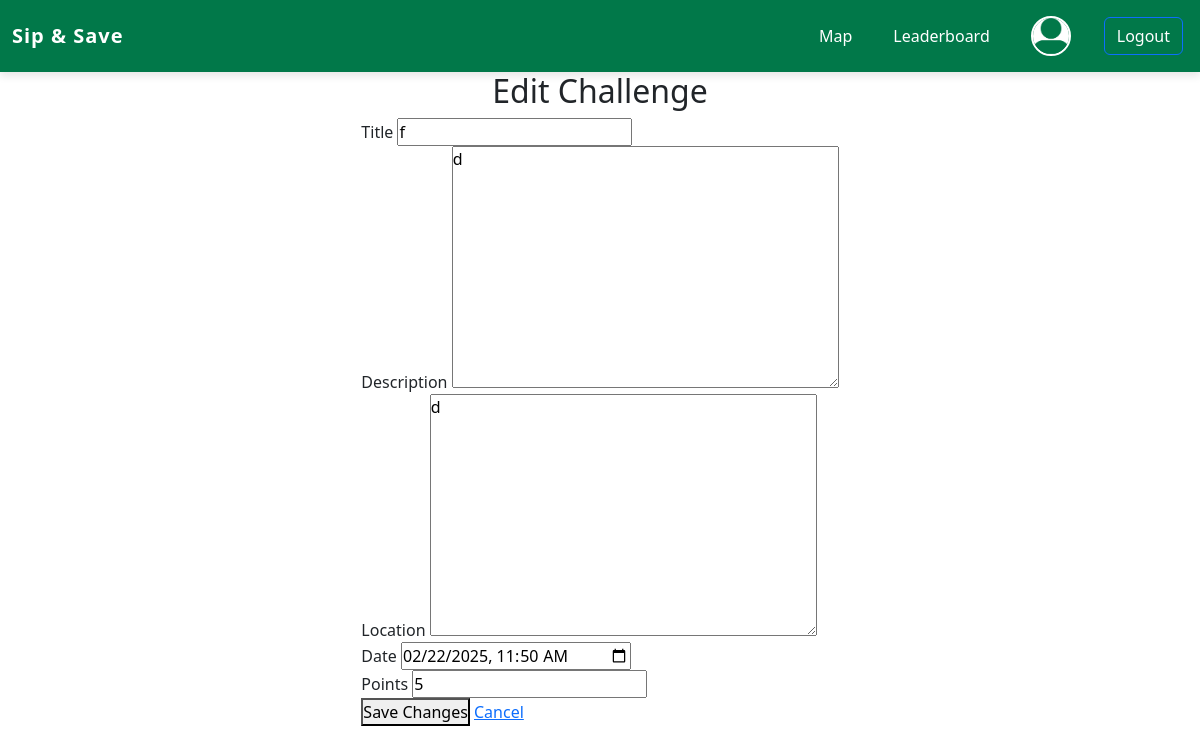
Page /envapp/edit_challenge/1/ (signed in) on the committed database.
### envapp/models.py (models this page shows, shortened)
class Challenge(models.Model):
    title = models.CharField(max_length=200)  # Challenge title
    description = models.TextField()  # Challenge details
    location = models.TextField()
    challenge_date = models.DateTimeField()
    points_reward = models.IntegerField(default=0)
    created_at = models.DateTimeField(
        auto_now_add=True)  # Timestamp when created

### envapp/views.py (the view)
# urls.py: path('edit_challenge/<int:challenge_id>/',
@login_required
def edit_challenge(request, challenge_id):
    challenge = get_object_or_404(Challenge, id=challenge_id)
    if request.method == 'POST':
        form = ChallengeForm(request.POST, instance=challenge)
        if form.is_valid():
            form.save()
            messages.success(request, "Challenge updated successfully!")
            return redirect('gamekeeper_dashboard')
    else:
        form = ChallengeForm(instance=challenge)
    return render(request, 'envapp/edit_challenge.html', {'form': form, 'challenge': challenge})

### envapp/forms.py
class ChallengeForm(forms.ModelForm):
    class Meta:
        model = Challenge
        fields = ['title', 'description', 'location', 'challenge_date', "points_reward"]  # Fields shown in the form

### envapp/templates/envapp/edit_challenge.html (shortened to what this page needs)
{% include 'envapp/navbar.html' %}
{% load static %}
{% block content %}
<!DOCTYPE html>
<html>
<head>
    <link rel="stylesheet" href="{% static 'css/style.css' %}">
    <link rel="stylesheet" href="https://cdn.jsdelivr.net/npm/bootstrap@5.3.0/dist/css/bootstrap.min.css">
</head>
<body>
    <div>
        <h2>Edit Challenge</h2>
        <div>
            <div>
                <form method="POST">
                    <div>
                        <label for="id_title">Title</label>
                        {{ form.title }}
                    </div>
                    <div>
                        <label for="id_description">Description</label>
                        {{ form.description }}
                    </div>
                    <div>
                        <label for="id_location">Location</label>
                        {{ form.location }}
                    </div>
                    <div>
                        <label for="id_challenge_date">Date</label>
                        <input type="datetime-local" name="challenge_date"
                            value="{{ challenge.challenge_date|date:'Y-m-d\TH:i' }}">
                    </div>
                    <div>
                        <label for="id_points_reward">Points</label>
                        <input type="number" name="points_reward" value="{{ challenge.points_reward }}">
                    </div>
                    <button type="submit">Save Changes</button>
                    <a href="{% url 'gamekeeper_dashboard' %}">Cancel</a>
                </form>
            </div>
        </div>
    </div>
</body>
</html>
{% endblock %}

### envapp/static/css/style.css (style rules this page uses)
:root { --exeter-green: #017849; --exeter-dark-green: #00857B; --light-gray: #f4f4f4; --border-color: #ddd; --shadow-color: rgba(0, 0, 0, 0.1); --text-color: #333; --success-bg: #d4edda; --success-color: #155724; --error-bg: #f8d7da; --error-color: #721c24; }
* { margin: 0; padding: 0; box-sizing: border-box; }
body { background-color: var(--light-gray); font-family: 'Arial', sans-serif; display: flex; flex-direction: column; align-items: center; min-height: 100vh; padding-top: 0; margin-top: 0; }
h1, h2 { color: var(--exeter-green); margin-bottom: 20px; text-align: center; }

### rows in the picture
Challenge: title "f", description "d", location "d", challenge_date "02/22/2025 11:50", points_reward "5"
